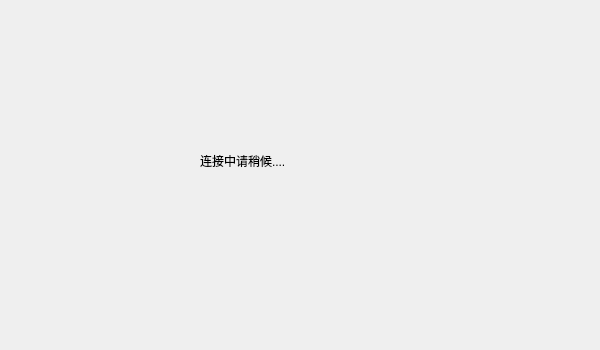
<?xml version="1.0" encoding="UTF-8"?>
<ui version="4.0">
 <class>DialogConnectMask</class>
 <widget class="QDialog" name="DialogConnectMask">
  <property name="geometry">
   <rect>
    <x>0</x>
    <y>0</y>
    <width>600</width>
    <height>350</height>
   </rect>
  </property>
  <property name="windowTitle">
   <string>Dialog</string>
  </property>
  <widget class="QLabel" name="connectStatus">
   <property name="geometry">
    <rect>
     <x>200</x>
     <y>140</y>
     <width>191</width>
     <height>41</height>
    </rect>
   </property>
   <property name="text">
    <string>连接中请稍候....</string>
   </property>
  </widget>
 </widget>
 <resources/>
 <connections/>
</ui>
